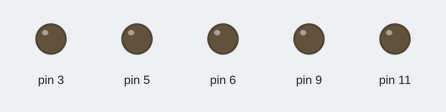
Simulated run of this sketch. Board: Arduino Uno, built with avr-gcc and run on an emulated ATmega328P. Parts: output pins drawn as LEDs (lit = HIGH).

Above: at 0.1 s.
At 10.29 s:
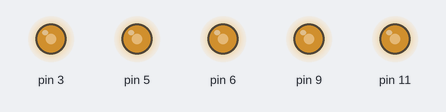
At 20.04 s:
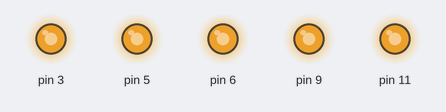
At 39.54 s:
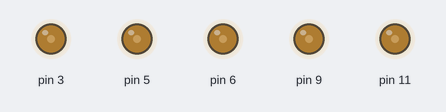
Timing chart, 0 to 40.0 s (numbered marks = the images above):
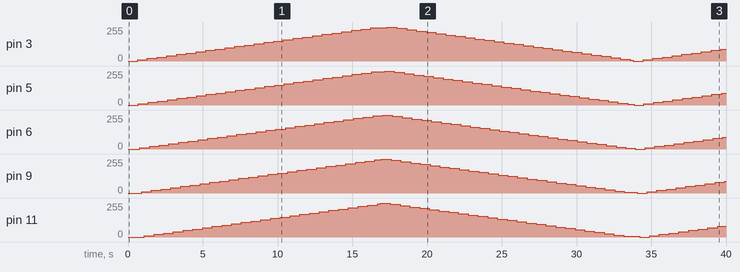

The sketch:

proj3_led_arduino.ino
```cpp
void setup() {
  pinMode(3,OUTPUT);
   pinMode(5,OUTPUT);
    pinMode(6,OUTPUT);
     pinMode(9,OUTPUT);
      pinMode(11,OUTPUT);

}

void loop() {

  for(int a=0 ; a<256 ; a=a+10)
  {
    analogWrite(3,a);
    delay(50);
    analogWrite(5,a);
    delay(90);
    analogWrite(6,a);
    delay(130);
    analogWrite(9,a);
    delay(170);
    analogWrite(11,a);
    delay(210);
    }

   for(int a=255 ; a>=0 ; a=a-10)
   {
    analogWrite(11,a);
    delay(50);
    analogWrite(9,a);
    delay(90);
    analogWrite(6,a);
    delay(130);
    analogWrite(5,a);
    delay(170);
    analogWrite(3,a);
    delay(210);


    }

}
```

Measured:
- by itself, pin 3: 0/255 → 10/255 at 0.65 s, → 20/255 0.65 s later, → 30/255 0.65 s later, → 40/255 0.65 s later, … (61 changes in this stretch)
- by itself, pin 5: 0/255 → 10/255 at 0.70 s, → 20/255 0.65 s later, → 30/255 0.65 s later, → 40/255 0.65 s later, … (61 changes in this stretch)
- by itself, pin 6: 0/255 → 10/255 at 0.79 s, → 20/255 0.65 s later, → 30/255 0.65 s later, → 40/255 0.65 s later, … (61 changes in this stretch)
- by itself, pin 9: 0/255 → 10/255 at 0.92 s, → 20/255 0.65 s later, → 30/255 0.65 s later, → 40/255 0.65 s later, … (61 changes in this stretch)
- by itself, pin 11: 0/255 → 10/255 at 1.1 s, → 20/255 0.65 s later, → 30/255 0.65 s later, → 40/255 0.65 s later, … (60 changes in this stretch)
